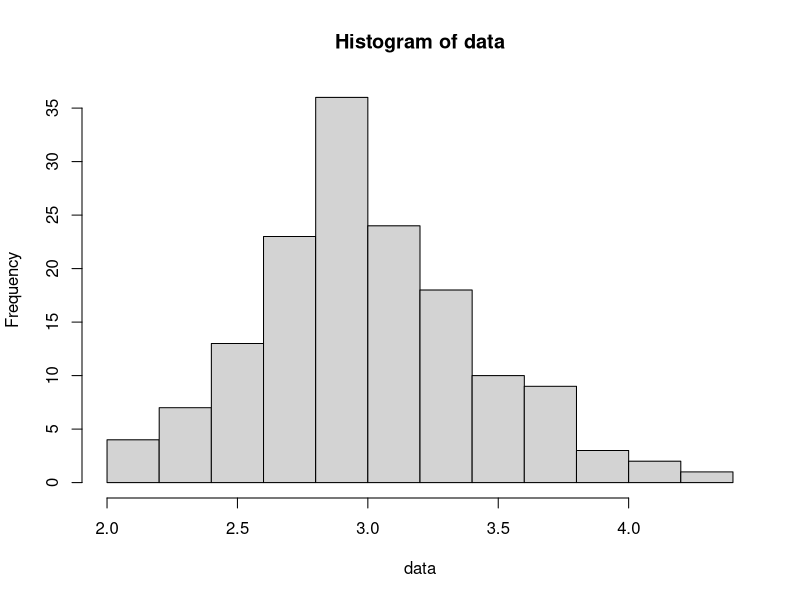
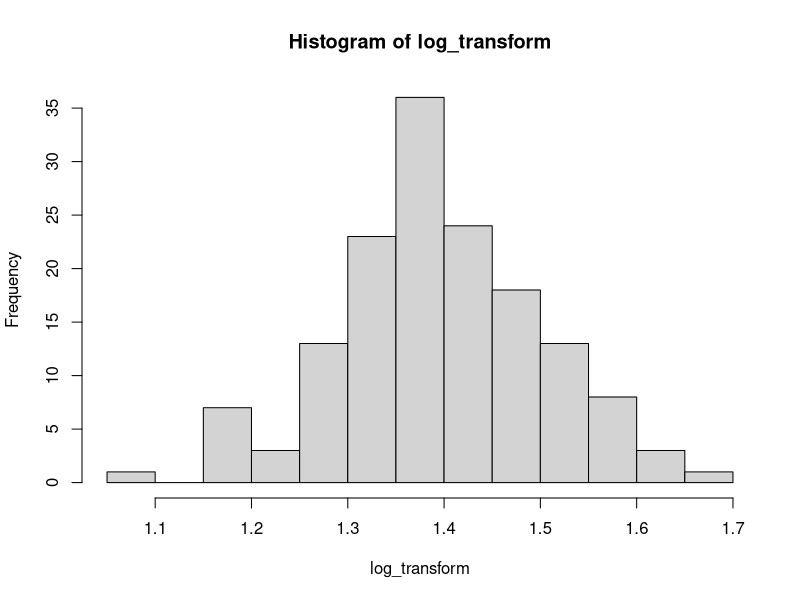
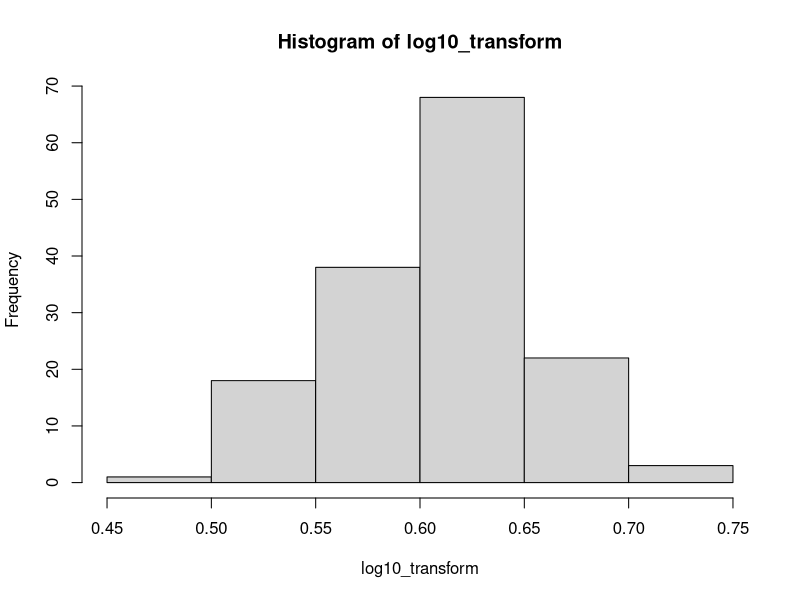
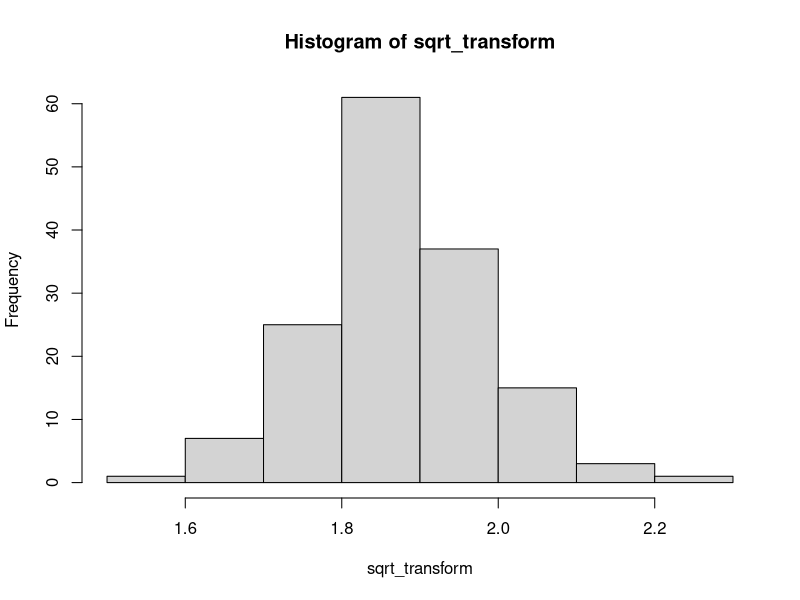

Here is the R script that generated these plots, in order:
## ---- chunk 1
# Raw data
data <- iris$Sepal.Width
hist(data)

# Natural log transformation
log_transform <- log(data + 1)
hist(log_transform)

# Log_10 transformation
log10_transform <- log10(data + 1)
hist(log10_transform)

# Square-root transformation
sqrt_transform <- sqrt(data + 0.5)
hist(sqrt_transform)
## ---- chunk 2
# One sample
data(iris)
sample <- iris$Petal.Width[iris$Species == "versicolor"]

# Hypothetical median (median of all Iris species' petal widths)
med <- median(iris$Petal.Width)

signs <- NULL
for (i in 1:length(sample)) {
  if (sample[i] > med) {
    signs[i] <- paste("+")
  } else {
    signs[i] <- paste("-")
  }
}
print(signs)

trials <- length(sample)
print(trials)

successes <- length(signs[signs == "+"])
print(successes)

# Sign test
binom.test(successes, trials)

# OR

library(rstatix)
sample <- data.frame(sample)
sample %>% sign_test(sample ~ 1, mu = med)

# Paired data

before <- c(450, 400, 440, 390, 400, 432, 415, 401)
after <- c(510, 590, 520, 550, 585, 500, 590, 577)

data <- data.frame(weight = c(before, after),
                  timing = c(rep("before", 8), rep("after", 8)))

# Sign test
data %>% sign_test(weight ~ timing)
## ---- chunk 3
library(palmerpenguins)
data(penguins)

penguins <- na.omit(penguins)

adelie_bill <- penguins$bill_length_mm[penguins$species == "Adelie"]
gentoo_bill <- penguins$bill_length_mm[penguins$species == "Gentoo"]

# Mann-Whitney U-test/Wilcoxon rank sum
wilcox.test(adelie_bill, gentoo_bill)
## ---- chunk 4
library(palmerpenguins)
data(penguins)

penguins <- na.omit(penguins)

# Kruskal-Wallis test
kruskal.test(bill_length_mm ~ species, data = penguins)
